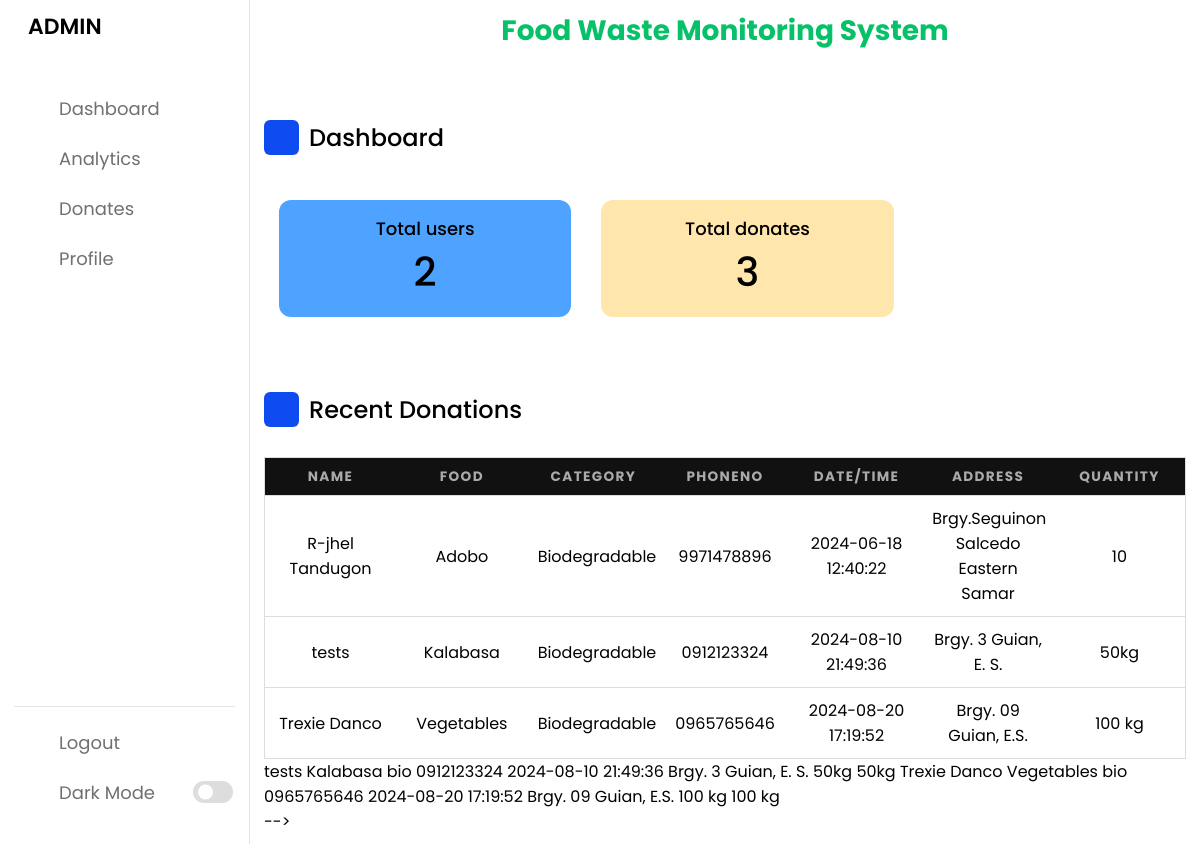
The app's page /admin/admin.php (signed in) with its own data.
### tables this page shows
CREATE TABLE `food_donations` (
  `Fid` int(11) NOT NULL,
  `name` varchar(50) NOT NULL,
  `email` varchar(60) NOT NULL,
  `food` varchar(50) NOT NULL,
  `type` text NOT NULL,
  `category` text NOT NULL,
  `quantity` text NOT NULL,
  `date` datetime DEFAULT current_timestamp(),
  `address` text NOT NULL,
  `location` varchar(50) NOT NULL,
  `phoneno` varchar(25) NOT NULL,
  `assigned_to` int(11) DEFAULT NULL,
  `delivery_by` int(11) DEFAULT NULL
);

### admin/admin.php (the view, shortened to what this page needs)
<!DOCTYPE html>
<html lang="en">
<head>
    <link rel="stylesheet" href="https://cdnjs.cloudflare.com/ajax/libs/font-awesome/4.7.0/css/font-awesome.min.css">
    <link rel="stylesheet" href="admin.css">
    <link rel="stylesheet" href="https://unicons.iconscout.com/release/v4.0.0/css/line.css">
<?php
 $connection=mysqli_connect("localhost","root","");
?>
</head>
<body>
    <nav>
        <div class="logo-name">
            <span class="logo_name">ADMIN</span>
        </div>
        <div class="menu-items">
            <ul class="nav-links">
                <li><a href="#">
                    <i class="uil uil-estate"></i>
                    <span class="link-name">Dashboard</span>
                </a></li>
                <li><a href="analytics.php">
                    <i class="uil uil-chart"></i>
                    <span class="link-name">Analytics</span>
                </a></li>
                <li><a href="donate.php">
                    <i class="uil uil-heart"></i>
                    <span class="link-name">Donates</span>
                </a></li>
                <li><a href="adminprofile.php">
                    <i class="uil uil-user"></i>
                    <span class="link-name">Profile</span>
                </a></li>
            </ul>
            <ul class="logout-mode">
                <li><a href="../logout.php">
                    <i class="uil uil-signout"></i>
                    <span class="link-name">Logout</span>
                </a></li>
                <li class="mode">
                    <a href="#">
                        <i class="uil uil-moon"></i>
                    <span class="link-name">Dark Mode</span>
                </a>
                <div class="mode-toggle">
                  <span class="switch"></span>
                </div>
            </li>
            </ul>
        </div>
    </nav>
    <section class="dashboard">
        <div class="top">
            <p  class ="logo" ><b style="color: #06C167; ">Food Waste Monitoring System</b></p>
        </div>
        <div class="dash-content">
            <div class="overview">
                <div class="title">
                    <i class="uil uil-tachometer-fast-alt"></i>
                    <span class="text">Dashboard</span>
                </div>
                <div class="boxes">
                    <div class="box box1">
                        <span class="text">Total users</span>
                        <?php
                           $query="SELECT count(*) as count FROM  login";
                           $result=mysqli_query($connection, $query);
                           $row=mysqli_fetch_assoc($result);
                         echo "<span class=\"number\">".$row['count']."</span>";
                        ?>
                    </div>
                    <div class="box box2">
                        <span class="text">Total donates</span>
                        <?php
                           $query="SELECT count(*) as count FROM food_donations";
                           $result=mysqli_query($connection, $query);
                           $row=mysqli_fetch_assoc($result);
                         echo "<span class=\"number\">".$row['count']."</span>";
                        ?>
                    </div>
                </div>
            </div>
            <div class="activity">
                <div class="title">
                    <i class="uil uil-clock-three"></i>
                    <span class="text">Recent Donations</span>
                </div>
            <div class="get">
            <?php
$sql = "SELECT * FROM food_donations";
$result=mysqli_query($connection, $sql);
$data = array();
while ($row = mysqli_fetch_assoc($result)) {
    $data[] = $row;
}
?>
<div class="table-container">
         <div class="table-wrapper">
        <table class="table">
        <thead>
        <tr>
            <th >Name</th>
            <th>food</th>
            <th>Category</th>
            <th>phoneno</th>
            <th>date/time</th>
            <th>address</th>
            <th>Quantity</th>
        </tr>
        </thead>
        <tbody>
            <?php foreach ($data as $row) { ?>
            <?php
                if ($row['category'] == 'bio') {
                    $row['category'] = 'Biodegradable';
                } elseif ($row['category'] == 'nonbio') {
                    $row['category'] = 'Non-Biodegradable';
                }
                echo "<tr>
                        <td data-label=\"name\">".$row['name']."</td>
                        <td data-label=\"food\">".$row['food']."</td>
                        <td data-label=\"category\">".$row['category']."</td>
                        <td data-label=\"phoneno\">".$row['phoneno']."</td>
                        <td data-label=\"date\">".$row['date']."</td>
                        <td data-label=\"Address\">".$row['address']."</td>
                        <td data-label=\"quantity\">".$row['quantity']."</td>
                    </tr>";
            ?>
            <?php } ?>
        </tbody>
</table>
            </div>
         <?php
        $loc=$_SESSION['location'];
        $query="select * from food_donations where location='$loc' ";
        $result=mysqli_query($connection, $query);
        if($result==true){
            while($row=mysqli_fetch_assoc($result)){
                echo " <tr>
                        <td data-label=\"name\">".$row['name']."</td>
                        <td data-label=\"food\">".$row['food']."</td>
                        <td data-label=\"category\">".$row['category']."</td>
                        <td data-label=\"phoneno\">".$row['phoneno']."</td>
                        <td data-label=\"date\">".$row['date']."</td>
                        <td data-label=\"Address\">".$row['address']."</td>
                        <td data-label=\"quantity\">".$row['quantity']."</td>
                        <td  data-label=\"Status\" >".$row['quantity']."</td>
                       </tr>";
             }
          }
          else{
            echo "<p>No results found.</p>";
         }
       ?>
         </div>
                </div>
          -->
        </div>
    </section>
</body>
</html>

### admin/admin.css (style rules this page uses)
* { margin: 0; padding: 0; box-sizing: border-box; font-family: 'Poppins', sans-serif; }
:root { --primary-color: #0E4BF1; --panel-color: #FFF; --text-color: #000; --black-light-color: #707070; --border-color: #e6e5e5; --toggle-color: #DDD; --box1-color: #4DA3FF; --box2-color: #FFE6AC; --box3-color: #E7D1FC; --title-icon-color: #fff; --tran-05: all 0.5s ease; --tran-03: all 0.3s ease; --tran-03: all 0.2s ease; }
body { min-height: 100vh; background-color: var(--primary-color); }
nav { position: fixed; top: 0; left: 0; height: 100%; width: 250px; padding: 10px 14px; background-color: var(--panel-color); border-right: 1px solid var(--border-color); transition: var(--tran-05); }
nav .logo-name { display: flex; align-items: center; }
nav .logo-name .logo_name { font-size: 22px; font-weight: 600; color: var(--text-color); margin-left: 14px; transition: var(--tran-05); }
nav .menu-items { margin-top: 40px; height: calc(100% - 90px); display: flex; flex-direction: column; justify-content: space-between; }
.menu-items li { list-style: none; }
.menu-items li a { display: flex; align-items: center; height: 50px; text-decoration: none; position: relative; }
.menu-items li a i { font-size: 24px; min-width: 45px; height: 100%; display: flex; align-items: center; justify-content: center; color: var(--black-light-color); }
.menu-items li a .link-name { font-size: 18px; font-weight: 400; color: var(--black-light-color); transition: var(--tran-05); }
.menu-items .logout-mode { padding-top: 10px; border-top: 1px solid var(--border-color); }
.menu-items .mode { display: flex; align-items: center; white-space: nowrap; }
.menu-items .mode-toggle { position: absolute; right: 14px; height: 50px; min-width: 45px; display: flex; align-items: center; justify-content: center; cursor: pointer; }
.mode-toggle .switch { position: relative; display: inline-block; height: 22px; width: 40px; border-radius: 25px; background-color: var(--toggle-color); }
.switch:before { content: ""; position: absolute; left: 5px; top: 50%; transform: translateY(-50%); height: 15px; width: 15px; background-color: var(--panel-color); border-radius: 50%; transition: var(--tran-03); }
.dashboard { position: relative; left: 250px; background-color: var(--panel-color); min-height: 100vh; width: calc(100% - 250px); padding: 10px 14px; transition: var(--tran-05); }
.dashboard .top { position: fixed; top: 0; left: 250px; display: flex; width: calc(100% - 250px); justify-content: space-between; align-items: center; padding: 10px 14px; background-color: var(--panel-color); transition: var(--tran-05); z-index: 10; }
.dashboard .dash-content { padding-top: 50px; }
.dash-content .title { display: flex; align-items: center; margin: 60px 0 30px 0; }
.dash-content .title i { position: relative; height: 35px; width: 35px; background-color: var(--primary-color); border-radius: 6px; color: var(--title-icon-color); display: flex; align-items: center; justify-content: center; font-size: 24px; }
.dash-content .title .text { font-size: 24px; font-weight: 500; color: var(--text-color); margin-left: 10px; }
.dash-content .boxes { display: flex; align-items: center; flex-wrap: wrap; color: var(--text-color); }
.dash-content .boxes .box { display: flex; flex-direction: column; align-items: center; border-radius: 12px; width: calc(100% / 3 - 15px); padding: 15px 10px; margin: 15px; background-color: var(--box1-color); transition: var(--tran-05); }
.boxes .box .text { white-space: nowrap; font-size: 18px; font-weight: 500; color: var(--text-color); }
.boxes .box .number { font-size: 40px; font-weight: 500; color: var(--text-color); }
.boxes .box.box2 { background-color: var(--box2-color); }
.logo { font-size: 28px; text-align: center; color:var(--text-color) ; }
table { border: 1px solid #ccc; border-collapse: collapse; margin: 0; padding: 0; width: 100%; table-layout: fixed; }
table tr { background-color: var(--panel-color); border: 1px solid #ddd; padding: .35em; color: var(--text-color); }
table th, table td { padding: .625em; text-align: center; }
table th { font-size: .85em; letter-spacing: .1em; text-transform: uppercase; background: #111; color: #aaa; }

### records on screen
food_donations: name "R-jhel Tandugon", food "Adobo", category "Biodegradable", phoneno "9971478896", date "2024-06-18 12:40:22", address "Brgy.Seguinon Salcedo Eastern Samar", quantity "10"
food_donations: name "tests", food "Kalabasa", category "Biodegradable", phoneno "0912123324", date "2024-08-10 21:49:36", address "Brgy. 3 Guian, E. S.", quantity "50kg", category "bio"
food_donations: name "Trexie Danco", food "Vegetables", category "Biodegradable", phoneno "0965765646", date "2024-08-20 17:19:52", address "Brgy. 09 Guian, E.S.", quantity "100 kg", category "bio"

### other values on screen
$row['count'] "2"
$row['count'] "3"
